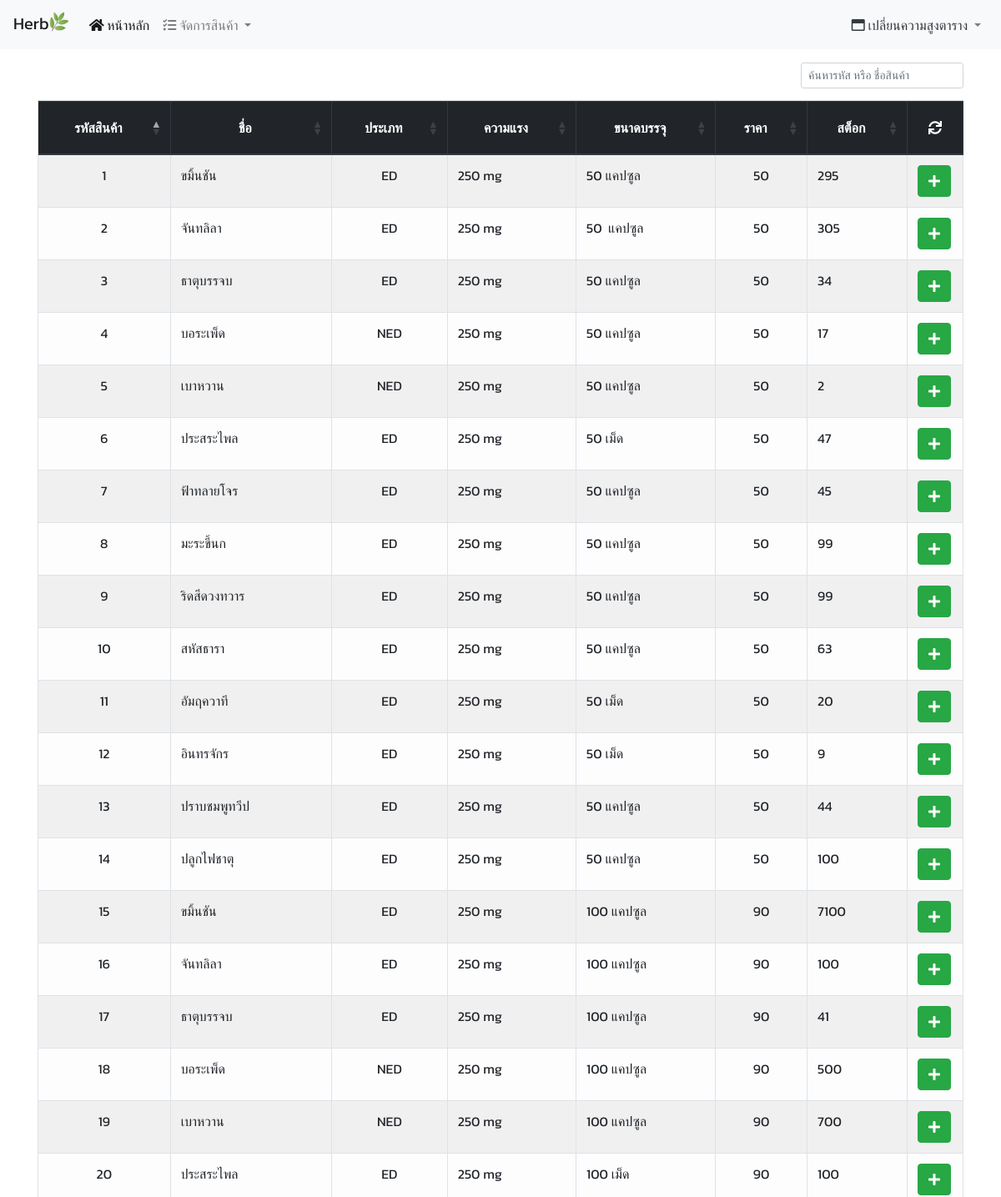
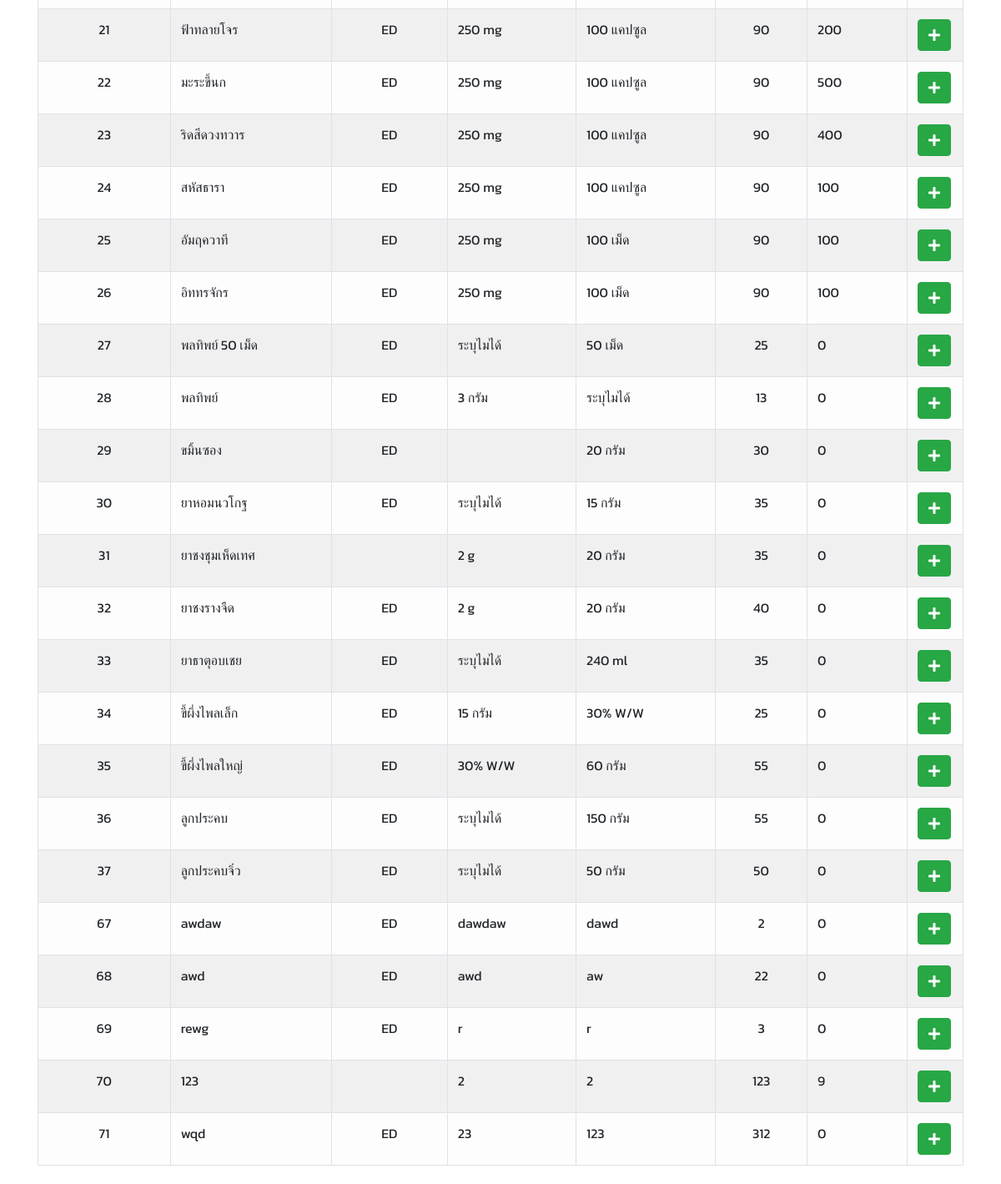
The page / on the database its author committed (2 pictures, top to bottom).
### tables this page shows
CREATE TABLE `product` (
  `product_id` int(3) NOT NULL,
  `product_name` varchar(255) NOT NULL,
  `product_type` enum('NED','ED') NOT NULL,
  `product_potent` varchar(255) NOT NULL,
  `product_amount` varchar(255) NOT NULL,
  `product_cost` float NOT NULL,
  `product_price` float NOT NULL,
  `product_price_discount` float NOT NULL,
  `product_stock` int(10) NOT NULL
);

### model/model_product.php (called while the page is built, shortened)
<?php
function getListProduct($pdo)
{
    $listProduct = $pdo->prepare("SELECT * FROM product");
    $listProduct->execute();
    return $listProduct;
}

### index.php (the view, shortened to what this page needs)
<?php
$path = $_SERVER['DOCUMENT_ROOT'];
$path .= "/herb_internship/head.php";
include_once($path);
?>
<head>
</head>
<body>
    <div class="container">
        <?php
        include($_SERVER['DOCUMENT_ROOT'] . "/herb_internship/model/model_product.php");
        $listProduct = getListProduct($pdo);
        ?>
        <div class="my-3">
            <table class="table table-light table-striped table-responsive table-bordered table-hover" id="product" data-page-length='25'>
                <thead class="thead-dark">
                    <tr>
                        <th class="align-middle text-center">รหัสสินค้า</th>
                        <th class="align-middle text-center">ชื่อ</th>
                        <th class="align-middle text-center">ประเภท</th>
                        <th class="align-middle text-center">ความแรง</th>
                        <th class="align-middle text-center">ขนาดบรรจุ</th>
                        <th class="align-middle text-center">ราคา<br>
                        </th>
                        <th class="align-middle text-center">สต็อก</th>
                        <th class="align-middle text-center no-sort"><a class="btn refresh-table"><i class="fas fa-sync" id="refresh-a"></i></a></th>
                    </tr>
                </thead>
                <tbody id="tbodyData">
                    <?php
                    while ($rowListProduct = $listProduct->fetch()) {
                        echo '<tr>
                    <td class="text-center">' . $rowListProduct['product_id'] . '</td>
                    <td>' . $rowListProduct['product_name'] . '</td>
                    <td class="text-center">' . $rowListProduct['product_type'] . '</td>
                    <td>' . $rowListProduct['product_potent'] . '</td>
                    <td>' . $rowListProduct['product_amount'] . '</td>
                    <td class="text-center">' . $rowListProduct['product_price'] . '</td>
                    <td>' . $rowListProduct['product_stock'] . '</td>
                    <th data-product_id="' . $rowListProduct['product_id'] . '"
                    data-product_name="' . $rowListProduct['product_name'] . '"
                    data-product_type="' . $rowListProduct['product_type'] . '"
                    data-product_potent="' . $rowListProduct['product_potent'] . '"
                    data-product_amount="' . $rowListProduct['product_amount'] . '"
                    data-product_cost="' . $rowListProduct['product_cost'] . '"
                    data-product_price="' . $rowListProduct['product_price'] . '"
                    data-product_price_discount="' . $rowListProduct['product_price_discount'] . '"
                    data-product_stock="' . $rowListProduct['product_stock'] . '">
                        <a href="#" class="add-to-cart btn btn-success text-white" title="เพิ่มลงตะกร้า"
                        data-product_id="' . $rowListProduct['product_id'] . '"
                        data-product_name="' . $rowListProduct['product_name'] . '"
                        data-product_type="' . $rowListProduct['product_type'] . '"
                        data-product_potent="' . $rowListProduct['product_potent'] . '"
                        data-product_amount="' . $rowListProduct['product_amount'] . '"
                        data-product_cost="' . $rowListProduct['product_cost'] . '"
                        data-product_price="' . $rowListProduct['product_price'] . '"
                        data-product_price_discount="' . $rowListProduct['product_price_discount'] . '"
                        data-product_stock="' . $rowListProduct['product_stock'] . '">
                        <i class="fas fa-plus"></i></a></th>
                    </tr>';
                    }
                    ?>
                </tbody>
            </table>
            <div class="row mt-1">
                <div class="col">
                </div>
            </div>
        </div>
    </div>
    <?php
    include($_SERVER['DOCUMENT_ROOT'] . "/herb_internship/modalbox/cart_modal.php"); ?>
</body>

### head.php (shortened to what this page needs)
<!DOCTYPE html>
<html>
<head>
    <link rel="stylesheet" type="text/css" media="screen" href="./css/bootstrap.min.css">
    <link rel="stylesheet" href="https://use.fontawesome.com/releases/v5.8.1/css/all.css">
    <link rel="stylesheet" type="text/css" href="https://cdnjs.cloudflare.com/ajax/libs/twitter-bootstrap/4.1.3/css/bootstrap.css" />
    <link rel="stylesheet" type="text/css" href="https://cdn.datatables.net/1.10.19/css/dataTables.bootstrap4.min.css" />
</head>
<body>
    <?php include('header.php'); ?>

### header.php (shortened to what this page needs)
<nav class="navbar navbar-expand-lg navbar-light bg-light">
    <a class="navbar-brand" href="#">Herb<img src="_etc/herb.ico" style="max-width:1.5rem" class="pb-2"></a>
    <div class="collapse navbar-collapse" id="navbarSupportedContent">
        <ul class="navbar-nav mr-auto">
            <li class="nav-item">
                <a class="nav-link
                <?php if (basename($_SERVER['PHP_SELF']) == 'index.php') {
                    echo "active";
                } ?>" href="index.php"><i class="fas fa-home"></i> หน้าหลัก <span class="sr-only">(current)</span></a>
            </li>
            <li class="nav-item dropdown">
                <a class="nav-link dropdown-toggle" href="#" id="navbarDropdownMenuLink" data-toggle="dropdown" aria-haspopup="true" aria-expanded="false">
                    <span class="<?php if (basename($_SERVER['PHP_SELF']) == 'product_add.php') { echo "text-dark"; } ?>"><i class="fas fa-tasks"></i> จัดการสินค้า</span>
                </a>
            </li>
        </ul>
        <?php if (basename($_SERVER['PHP_SELF']) == 'index.php') { ?>
            <ul class="navbar-nav">
                <li class="nav-item dropdown">
                    <a class="nav-link dropdown-toggle" href="#" id="navbarDropdownMenuLink" data-toggle="dropdown" aria-haspopup="true" aria-expanded="false">
                        <span class="<?php if (basename($_SERVER['PHP_SELF']) == 'index.php') {
                                            echo "text-dark";
                                        } ?>"><i class="far fa-window-maximize"></i> เปลี่ยนความสูงตาราง</span>
                    </a>
                </li>
                </ul>
            <?php } ?>
    </div>
</nav>

### modalbox/cart_modal.php (shortened to what this page needs)
<head>
</head>

### head.php (style rules this page uses)
body { font-family: 'Kanit', sans-serif; }
body { background-image: url("./_etc/background.jpg"); }

### index.php (style rules this page uses)
table tbody tr th { width: 1%; white-space: nowrap; }
table td { white-space: nowrap; }

### rows shown on the page
product: product_id "1", product_name "ขมิ้นชัน", product_type "ED", product_potent "250 mg", product_amount "50 แคปซูล", product_price "50", product_stock "295"
product: product_id "2", product_name "จันทลิลา", product_type "ED", product_potent "250 mg", product_amount "50 แคปซูล", product_price "50", product_stock "305"
product: product_id "3", product_name "ธาตุบรรจบ", product_type "ED", product_potent "250 mg", product_amount "50 แคปซูล", product_price "50", product_stock "34"
product: product_id "4", product_name "บอระเพ็ด", product_type "NED", product_potent "250 mg", product_amount "50 แคปซูล", product_price "50", product_stock "17"
product: product_id "5", product_name "เบาหวาน", product_type "NED", product_potent "250 mg", product_amount "50 แคปซูล", product_price "50", product_stock "2"
product: product_id "6", product_name "ประสระไพล", product_type "ED", product_potent "250 mg", product_amount "50 เม็ด", product_price "50", product_stock "47"
product: product_id "7", product_name "ฟ้าทลายโจร", product_type "ED", product_potent "250 mg", product_amount "50 แคปซูล", product_price "50", product_stock "45"
product: product_id "8", product_name "มะระขี้นก", product_type "ED", product_potent "250 mg", product_amount "50 แคปซูล", product_price "50", product_stock "99"
product: product_id "9", product_name "ริดสีดวงทวาร", product_type "ED", product_potent "250 mg", product_amount "50 แคปซูล", product_price "50", product_stock "99"
product: product_id "10", product_name "สหัสธารา", product_type "ED", product_potent "250 mg", product_amount "50 แคปซูล", product_price "50", product_stock "63"
product: product_id "11", product_name "อัมฤควาที", product_type "ED", product_potent "250 mg", product_amount "50 เม็ด", product_price "50", product_stock "20"
product: product_id "12", product_name "อินทรจักร", product_type "ED", product_potent "250 mg", product_amount "50 เม็ด", product_price "50", product_stock "9"
product: product_id "13", product_name "ปราบชมพูทวีป", product_type "ED", product_potent "250 mg", product_amount "50 แคปซูล", product_price "50", product_stock "44"
product: product_id "14", product_name "ปลูกไฟชาตุ", product_type "ED", product_potent "250 mg", product_amount "50 แคปซูล", product_price "50", product_stock "100"
product: product_id "15", product_name "ขมิ้นชัน", product_type "ED", product_potent "250 mg", product_amount "100 แคปซูล", product_price "90", product_stock "7100"
product: product_id "16", product_name "จันทลิลา", product_type "ED", product_potent "250 mg", product_amount "100 แคปซูล", product_price "90", product_stock "100"
product: product_id "17", product_name "ธาตุบรรจบ", product_type "ED", product_potent "250 mg", product_amount "100 แคปซูล", product_price "90", product_stock "41"
product: product_id "18", product_name "บอระเพ็ด", product_type "NED", product_potent "250 mg", product_amount "100 แคปซูล", product_price "90", product_stock "500"
product: product_id "19", product_name "เบาหวาน", product_type "NED", product_potent "250 mg", product_amount "100 แคปซูล", product_price "90", product_stock "700"
product: product_id "20", product_name "ประสระไพล", product_type "ED", product_potent "250 mg", product_amount "100 เม็ด", product_price "90", product_stock "100"
product: product_id "21", product_name "ฟ้าทลายโจร", product_type "ED", product_potent "250 mg", product_amount "100 แคปซูล", product_price "90", product_stock "200"
product: product_id "22", product_name "มะระขี้นก", product_type "ED", product_potent "250 mg", product_amount "100 แคปซูล", product_price "90", product_stock "500"
product: product_id "23", product_name "ริดสีดวงทวาร", product_type "ED", product_potent "250 mg", product_amount "100 แคปซูล", product_price "90", product_stock "400"
product: product_id "24", product_name "สหัสธารา", product_type "ED", product_potent "250 mg", product_amount "100 แคปซูล", product_price "90", product_stock "100"
product: product_id "25", product_name "อัมฤควาที", product_type "ED", product_potent "250 mg", product_amount "100 เม็ด", product_price "90", product_stock "100"
product: product_id "26", product_name "อิททรจักร", product_type "ED", product_potent "250 mg", product_amount "100 เม็ด", product_price "90", product_stock "100"
product: product_id "27", product_name "พลทิพย์ 50 เม็ด", product_type "ED", product_potent "ระบุไมได้", product_amount "50 เม็ด", product_price "25", product_stock "0"
product: product_id "28", product_name "พลทิพย์", product_type "ED", product_potent "3 กรัม", product_amount "ระบุไมได้", product_price "13", product_stock "0"
product: product_id "29", product_name "ขมิ้นซอง", product_type "ED", product_amount "20 กรัม", product_price "30", product_stock "0"
product: product_id "30", product_name "ยาหอมนวโกฐ", product_type "ED", product_potent "ระบุไมได้", product_amount "15 กรัม", product_price "35", product_stock "0"
product: product_id "31", product_name "ยาชงชุมเห็ดเทศ", product_potent "2 g", product_amount "20 กรัม", product_price "35", product_stock "0"
product: product_id "32", product_name "ยาชงรางจืด", product_type "ED", product_potent "2 g", product_amount "20 กรัม", product_price "40", product_stock "0"
product: product_id "33", product_name "ยาธาตุอบเชย", product_type "ED", product_potent "ระบุไมได้", product_amount "240 ml", product_price "35", product_stock "0"
product: product_id "34", product_name "ขี้ผึ่งไพลเล็ก", product_type "ED", product_potent "15 กรัม", product_amount "30% W/W", product_price "25", product_stock "0"
product: product_id "35", product_name "ขี้ผึ่งไพลใหญ่", product_type "ED", product_potent "30% W/W", product_amount "60 กรัม", product_price "55", product_stock "0"
product: product_id "36", product_name "ลูกประคบ", product_type "ED", product_potent "ระบุไมได้", product_amount "150 กรัม", product_price "55", product_stock "0"
product: product_id "37", product_name "ลูกประคบจิ๋ว", product_type "ED", product_potent "ระบุไมได้", product_amount "50 กรัม", product_price "50", product_stock "0"
product: product_id "67", product_name "awdaw", product_type "ED", product_potent "dawdaw", product_amount "dawd", product_price "2", product_stock "0"
product: product_id "68", product_name "awd", product_type "ED", product_potent "awd", product_amount "aw", product_price "22", product_stock "0"
product: product_id "69", product_name "rewg", product_type "ED", product_potent "r", product_amount "r", product_price "3", product_stock "0"
product: product_id "70", product_name "123", product_potent "2", product_amount "2", product_price "123", product_stock "9"
product: product_id "71", product_name "wqd", product_type "ED", product_potent "23", product_amount "123", product_price "312", product_stock "0"
